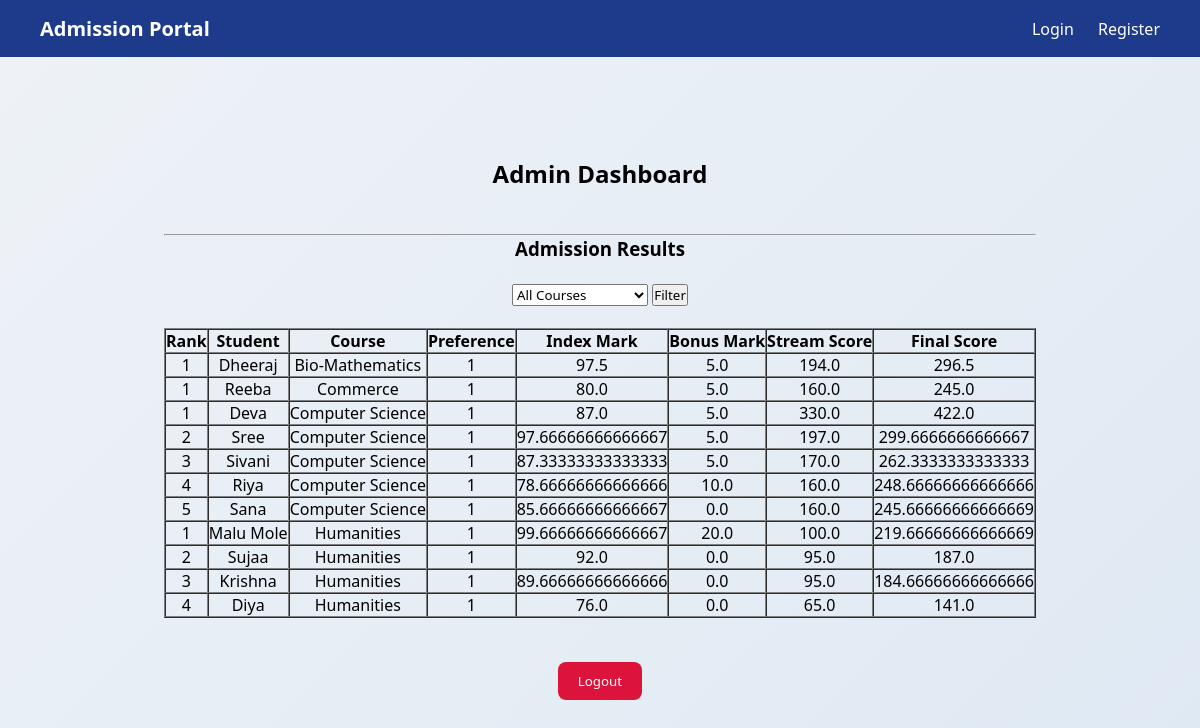
/admin-dashboard/ (signed in), run on an earlier commit of the app's database.
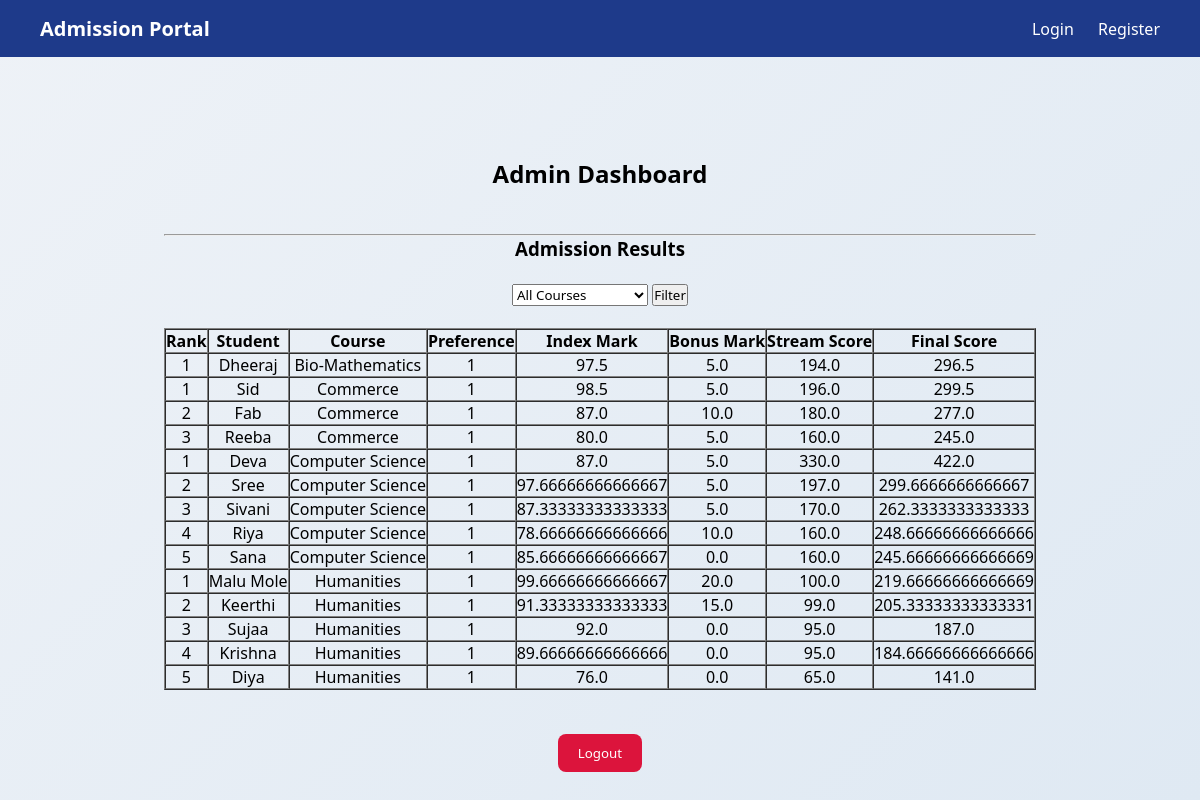
And on a later commit of the database.
### calculation/models.py (models this page shows, shortened)
class AdmissionResult(models.Model):
    student = models.ForeignKey(
        Student,
        on_delete=models.CASCADE
    )
    course = models.CharField(
        max_length=50,
        choices=COURSE_CHOICES
    )
    preference_order = models.IntegerField(default=1)
    index_mark = models.FloatField(default=0)
    bonus_mark = models.FloatField(default=0)
    final_score = models.FloatField(default=0)
    stream_score = models.FloatField(default=0)
    rank = models.IntegerField(
        null=True,
        blank=True
    )
    allotted = models.BooleanField(default=False)

### accounts/models.py (models this page shows, shortened)
class Student(models.Model):
    student_id = models.AutoField(primary_key=True)
    BOARD_CHOICES = [
        ('CBSE', 'CBSE'),
        ('KERALA', 'Kerala State'),
    ]
    STATUS_CHOICES = [
        ('pending', 'Pending'),       # after registration
        ('active', 'Active'),         # profile completed
        ('submitted', 'Application Submitted'),   # final application submitted
        ('ranked', 'Ranked the Lists'),        # after admin processing
    ]
    user = models.OneToOneField(User, on_delete=models.CASCADE)
    name = models.CharField(max_length=100)
    dob = models.DateField(null=True, blank=True)
    mobile = models.CharField(max_length=15)
    email = models.EmailField(unique=True)
    board = models.CharField(
        max_length=10,
        choices=BOARD_CHOICES,
        null=False,
        blank=False
    )
    status = models.CharField(
        max_length=20,
        choices=STATUS_CHOICES,
        default='pending'
    )
    created_at = models.DateTimeField(auto_now_add=True)

### accounts/views.py (the view)
# urls.py: path('admin-dashboard/', views.admin_dashboard, name='admin_dashboard'),
@login_required
def admin_dashboard(request):
    selected_course = request.GET.get('course')
    results = AdmissionResult.objects.filter(
        allotted=True
    )
    if selected_course:
        results = results.filter(
            course=selected_course
        )
    results = results.order_by(
        'course',
        'rank'
    )
    context = {
        'results': results,
        'selected_course': selected_course
    }
    return render(
        request,
        'admin_dashboard.html',
        context
    )

### templates/admin_dashboard.html (shortened to what this page needs)
{% extends 'base.html' %}
{% load static %}
{% block content %}
<div class="dashboard">
    <h2>Admin Dashboard</h2>
    <br><br>
    <hr>
    <h3>Admission Results</h3>
    <br>
    <form method="GET">
        <select name="course">
            <option value="">All Courses</option>
        </select>
        <button type="submit">
            Filter
        </button>
    </form>
    <br>
    <table border="1" cellpadding="8" cellspacing="0">
        <thead>
            <tr>
                <th>Rank</th>
                <th>Student</th>
                <th>Course</th>
                <th>Preference</th>
                <th>Index Mark</th>
                <th>Bonus Mark</th>
                <th>Stream Score</th>
                <th>Final Score</th>
            </tr>
        </thead>
        <tbody>
            {% for r in results %}
            <tr>
                <td>{{ r.rank }}</td>
                <td>{{ r.student.name }}</td>
                <td>{{ r.course }}</td>
                <td>{{ r.preference_order }}</td>
                <td>{{ r.index_mark }}</td>
                <td>{{ r.bonus_mark }}</td>
                <td>{{ r.stream_score }}</td>
                <td>{{ r.final_score }}</td>
            </tr>
            {% empty %}
            <tr>
                <td colspan="8">
                    No results available
                </td>
            </tr>
            {% endfor %}
        </tbody>
    </table>
    <br><br>
    <button class="logout-btn" onclick="location.href='/logout/'">
        Logout
    </button>
    <br>
</div>
{% endblock %}

What changed in the data, as far as the page shows it:
removed AdmissionResult: rank "1", student.name "Reeba", course "Commerce", preference_order "1", index_mark "80.0", bonus_mark "5.0", stream_score "160.0", final_score "245.0"
removed AdmissionResult: rank "2", student.name "Sujaa", course "Humanities", preference_order "1", index_mark "92.0", bonus_mark "0.0", stream_score "95.0", final_score "187.0"
removed AdmissionResult: rank "3", student.name "Krishna", course "Humanities", preference_order "1", index_mark "89.66666666666666", bonus_mark "0.0", stream_score "95.0", final_score "184.66666666666666"
removed AdmissionResult: rank "4", student.name "Diya", course "Humanities", preference_order "1", index_mark "76.0", bonus_mark "0.0", stream_score "65.0", final_score "141.0"
added AdmissionResult: rank "1", student.name "Sid", course "Commerce", preference_order "1", index_mark "98.5", bonus_mark "5.0", stream_score "196.0", final_score "299.5"
added AdmissionResult: rank "2", student.name "Fab", course "Commerce", preference_order "1", index_mark "87.0", bonus_mark "10.0", stream_score "180.0", final_score "277.0"
added AdmissionResult: rank "3", student.name "Reeba", course "Commerce", preference_order "1", index_mark "80.0", bonus_mark "5.0", stream_score "160.0", final_score "245.0"
added AdmissionResult: rank "2", student.name "Keerthi", course "Humanities", preference_order "1", index_mark "91.33333333333333", bonus_mark "15.0", stream_score "99.0", final_score "205.33333333333331"
added AdmissionResult: rank "3", student.name "Sujaa", course "Humanities", preference_order "1", index_mark "92.0", bonus_mark "0.0", stream_score "95.0", final_score "187.0"
added AdmissionResult: rank "4", student.name "Krishna", course "Humanities", preference_order "1", index_mark "89.66666666666666", bonus_mark "0.0", stream_score "95.0", final_score "184.66666666666666"
added AdmissionResult: rank "5", student.name "Diya", course "Humanities", preference_order "1", index_mark "76.0", bonus_mark "0.0", stream_score "65.0", final_score "141.0"
